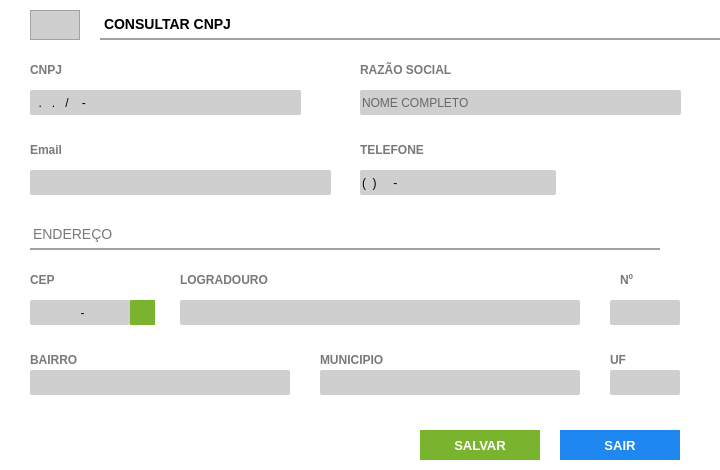
<?xml version="1.0" encoding="UTF-8"?>
<ui version="4.0">
 <class>Form_Consulta_Cnpj</class>
 <widget class="QFrame" name="Form_Consulta_Cnpj">
  <property name="windowModality">
   <enum>Qt::ApplicationModal</enum>
  </property>
  <property name="geometry">
   <rect>
    <x>0</x>
    <y>0</y>
    <width>720</width>
    <height>470</height>
   </rect>
  </property>
  <property name="minimumSize">
   <size>
    <width>720</width>
    <height>470</height>
   </size>
  </property>
  <property name="maximumSize">
   <size>
    <width>1000</width>
    <height>500</height>
   </size>
  </property>
  <property name="windowTitle">
   <string>LC INFORMÁTICA| CADASTRO CLIENTE</string>
  </property>
  <property name="windowIcon">
   <iconset>
    <normaloff>../../img/clientes.png</normaloff>../../img/clientes.png</iconset>
  </property>
  <property name="frameShape">
   <enum>QFrame::StyledPanel</enum>
  </property>
  <property name="frameShadow">
   <enum>QFrame::Raised</enum>
  </property>
  <widget class="QFrame" name="fr_FormClientes">
   <property name="geometry">
    <rect>
     <x>0</x>
     <y>0</y>
     <width>1000</width>
     <height>500</height>
    </rect>
   </property>
   <property name="styleSheet">
    <string notr="true">background: #FFF;
border: none</string>
   </property>
   <widget class="QLabel" name="lb_FormProdutos">
    <property name="geometry">
     <rect>
      <x>100</x>
      <y>10</y>
      <width>880</width>
      <height>30</height>
     </rect>
    </property>
    <property name="styleSheet">
     <string notr="true">QLabel{
font-size: 14px;
font-family: &quot;Arial&quot;;
font-weight: bold;

border-bottom: 2px solid #A2A2A2
}</string>
    </property>
    <property name="text">
     <string>CONSULTAR CNPJ</string>
    </property>
   </widget>
   <widget class="QLineEdit" name="tx_Id">
    <property name="enabled">
     <bool>false</bool>
    </property>
    <property name="geometry">
     <rect>
      <x>30</x>
      <y>10</y>
      <width>50</width>
      <height>30</height>
     </rect>
    </property>
    <property name="styleSheet">
     <string notr="true">QLineEdit{
background: #CFCFCF;
border: 1px solid #A2A2A2;
color: #000;
font-size: 14px;
font-family: &quot;Arial&quot;;
font-weight: bold;

}</string>
    </property>
    <property name="text">
     <string/>
    </property>
    <property name="alignment">
     <set>Qt::AlignCenter</set>
    </property>
   </widget>
   <widget class="QLabel" name="Lb_Razao_Social">
    <property name="geometry">
     <rect>
      <x>360</x>
      <y>60</y>
      <width>150</width>
      <height>20</height>
     </rect>
    </property>
    <property name="styleSheet">
     <string notr="true">QLabel{
font-size: 12px;
font-family: &quot;Arial Unicode MS&quot;;
font-weight: bold;
color: #797979
}</string>
    </property>
    <property name="text">
     <string>RAZÃO SOCIAL</string>
    </property>
   </widget>
   <widget class="QLineEdit" name="tx_Nome">
    <property name="geometry">
     <rect>
      <x>360</x>
      <y>90</y>
      <width>321</width>
      <height>25</height>
     </rect>
    </property>
    <property name="focusPolicy">
     <enum>Qt::WheelFocus</enum>
    </property>
    <property name="styleSheet">
     <string notr="true">QLineEdit{
background: #CFCFCF;
border-radius: 2px;
color: #000;
font: 13px &quot;Arial&quot; ;

}
QLineEdit:Focus {
border: 1px solid red;
}</string>
    </property>
    <property name="placeholderText">
     <string>NOME COMPLETO</string>
    </property>
   </widget>
   <widget class="QLabel" name="Lb_Cnpj">
    <property name="geometry">
     <rect>
      <x>30</x>
      <y>60</y>
      <width>190</width>
      <height>20</height>
     </rect>
    </property>
    <property name="styleSheet">
     <string notr="true">QLabel{
font-size: 12px;
font-family: &quot;Arial Unicode MS&quot;;
font-weight: bold;
color: #797979
}</string>
    </property>
    <property name="text">
     <string>CNPJ</string>
    </property>
   </widget>
   <widget class="QLabel" name="Lb_Edereco">
    <property name="geometry">
     <rect>
      <x>30</x>
      <y>220</y>
      <width>630</width>
      <height>30</height>
     </rect>
    </property>
    <property name="styleSheet">
     <string notr="true">QLabel{
font-size: 14px;
font-family: &quot;Arial&quot;;
font-weight: normal;

border-bottom: 2px solid #A2A2A2;
color: #797979
}</string>
    </property>
    <property name="text">
     <string>ENDEREÇO</string>
    </property>
   </widget>
   <widget class="QLineEdit" name="tx_Cep">
    <property name="geometry">
     <rect>
      <x>30</x>
      <y>300</y>
      <width>100</width>
      <height>25</height>
     </rect>
    </property>
    <property name="focusPolicy">
     <enum>Qt::WheelFocus</enum>
    </property>
    <property name="styleSheet">
     <string notr="true">QLineEdit{
background: #CFCFCF;
border-radius: 2px;
color: #000;
font: 13px &quot;Arial&quot; ;
text-transform: uppercase
}
QLineEdit:Focus {
border: 1px solid red;
}</string>
    </property>
    <property name="inputMask">
     <string>99999-999</string>
    </property>
    <property name="alignment">
     <set>Qt::AlignCenter</set>
    </property>
    <property name="placeholderText">
     <string>123456789</string>
    </property>
   </widget>
   <widget class="QLabel" name="Lb_Cep">
    <property name="geometry">
     <rect>
      <x>30</x>
      <y>270</y>
      <width>50</width>
      <height>20</height>
     </rect>
    </property>
    <property name="styleSheet">
     <string notr="true">QLabel{
font-size: 12px;
font-family: &quot;Arial Unicode MS&quot;;
font-weight: bold;
color: #797979
}</string>
    </property>
    <property name="text">
     <string>CEP</string>
    </property>
   </widget>
   <widget class="QFrame" name="fr_BotoesFormProdutos">
    <property name="geometry">
     <rect>
      <x>0</x>
      <y>470</y>
      <width>1000</width>
      <height>30</height>
     </rect>
    </property>
    <property name="styleSheet">
     <string notr="true">background:#E1DFE0;
border: none;</string>
    </property>
   </widget>
   <widget class="QLineEdit" name="Tx_Cnpj">
    <property name="geometry">
     <rect>
      <x>30</x>
      <y>90</y>
      <width>271</width>
      <height>25</height>
     </rect>
    </property>
    <property name="focusPolicy">
     <enum>Qt::WheelFocus</enum>
    </property>
    <property name="styleSheet">
     <string notr="true">QLineEdit{
background: #CFCFCF;
border-radius: 2px;
color: #000;
font: 13px &quot;Arial&quot; 
}
QLineEdit:Focus {
border: 1px solid red;
}</string>
    </property>
    <property name="inputMask">
     <string>00.000.000/0000-00</string>
    </property>
    <property name="text">
     <string>../-</string>
    </property>
    <property name="placeholderText">
     <string/>
    </property>
   </widget>
   <widget class="QLabel" name="Lb_Email">
    <property name="geometry">
     <rect>
      <x>30</x>
      <y>140</y>
      <width>190</width>
      <height>20</height>
     </rect>
    </property>
    <property name="styleSheet">
     <string notr="true">QLabel{
font-size: 12px;
font-family: &quot;Arial Unicode MS&quot;;
font-weight: bold;
color: #797979
}</string>
    </property>
    <property name="text">
     <string>Email</string>
    </property>
   </widget>
   <widget class="QLabel" name="Lb_Telefone">
    <property name="geometry">
     <rect>
      <x>360</x>
      <y>140</y>
      <width>190</width>
      <height>20</height>
     </rect>
    </property>
    <property name="styleSheet">
     <string notr="true">QLabel{
font-size: 12px;
font-family: &quot;Arial Unicode MS&quot;;
font-weight: bold;
color: #797979
}</string>
    </property>
    <property name="text">
     <string>TELEFONE</string>
    </property>
   </widget>
   <widget class="QLineEdit" name="tx_Email">
    <property name="geometry">
     <rect>
      <x>30</x>
      <y>170</y>
      <width>301</width>
      <height>25</height>
     </rect>
    </property>
    <property name="focusPolicy">
     <enum>Qt::WheelFocus</enum>
    </property>
    <property name="styleSheet">
     <string notr="true">QLineEdit{
background: #CFCFCF;
border-radius: 2px;
color: #000;
font: 13px &quot;Arial&quot; ;

}
QLineEdit:Focus {
border: 1px solid red;
}</string>
    </property>
    <property name="placeholderText">
     <string/>
    </property>
   </widget>
   <widget class="QLineEdit" name="tx_Telefone">
    <property name="geometry">
     <rect>
      <x>360</x>
      <y>170</y>
      <width>196</width>
      <height>25</height>
     </rect>
    </property>
    <property name="focusPolicy">
     <enum>Qt::WheelFocus</enum>
    </property>
    <property name="styleSheet">
     <string notr="true">QLineEdit{
background: #CFCFCF;
border-radius: 2px;
color: #000;
font: 13px &quot;Arial&quot; 
}
QLineEdit:Focus {
border: 1px solid red;
}</string>
    </property>
    <property name="inputMask">
     <string>(00) 0000-00000</string>
    </property>
    <property name="text">
     <string>() -</string>
    </property>
    <property name="maxLength">
     <number>15</number>
    </property>
    <property name="cursorPosition">
     <number>15</number>
    </property>
    <property name="placeholderText">
     <string/>
    </property>
   </widget>
   <widget class="QLabel" name="LB_Logradouro">
    <property name="geometry">
     <rect>
      <x>180</x>
      <y>270</y>
      <width>250</width>
      <height>20</height>
     </rect>
    </property>
    <property name="styleSheet">
     <string notr="true">QLabel{
font-size: 12px;
font-family: &quot;Arial Unicode MS&quot;;
font-weight: bold;
color: #797979
}</string>
    </property>
    <property name="text">
     <string>LOGRADOURO</string>
    </property>
   </widget>
   <widget class="QLineEdit" name="txLogradouro">
    <property name="geometry">
     <rect>
      <x>180</x>
      <y>300</y>
      <width>400</width>
      <height>25</height>
     </rect>
    </property>
    <property name="focusPolicy">
     <enum>Qt::WheelFocus</enum>
    </property>
    <property name="styleSheet">
     <string notr="true">QLineEdit{
background: #CFCFCF;
border-radius: 2px;
color: #000;
font: 13px &quot;Arial&quot; ;

}
QLineEdit:Focus {
border: 1px solid red;
}</string>
    </property>
    <property name="inputMask">
     <string/>
    </property>
    <property name="alignment">
     <set>Qt::AlignLeading|Qt::AlignLeft|Qt::AlignVCenter</set>
    </property>
    <property name="placeholderText">
     <string/>
    </property>
   </widget>
   <widget class="QLabel" name="Lb_Numero">
    <property name="geometry">
     <rect>
      <x>620</x>
      <y>270</y>
      <width>50</width>
      <height>20</height>
     </rect>
    </property>
    <property name="styleSheet">
     <string notr="true">QLabel{
font-size: 12px;
font-family: &quot;Arial Unicode MS&quot;;
font-weight: bold;
color: #797979
}</string>
    </property>
    <property name="text">
     <string>Nº</string>
    </property>
   </widget>
   <widget class="QLineEdit" name="tx_Numero">
    <property name="geometry">
     <rect>
      <x>610</x>
      <y>300</y>
      <width>70</width>
      <height>25</height>
     </rect>
    </property>
    <property name="focusPolicy">
     <enum>Qt::WheelFocus</enum>
    </property>
    <property name="styleSheet">
     <string notr="true">QLineEdit{
background: #CFCFCF;
border-radius: 2px;
color: #000;
font: 13px &quot;Arial&quot; ;

}
QLineEdit:Focus {
border: 1px solid red;
}</string>
    </property>
    <property name="inputMethodHints">
     <set>Qt::ImhNone</set>
    </property>
    <property name="inputMask">
     <string/>
    </property>
    <property name="alignment">
     <set>Qt::AlignLeading|Qt::AlignLeft|Qt::AlignVCenter</set>
    </property>
    <property name="placeholderText">
     <string/>
    </property>
   </widget>
   <widget class="QLineEdit" name="tx_Bairro">
    <property name="geometry">
     <rect>
      <x>30</x>
      <y>370</y>
      <width>260</width>
      <height>25</height>
     </rect>
    </property>
    <property name="focusPolicy">
     <enum>Qt::WheelFocus</enum>
    </property>
    <property name="styleSheet">
     <string notr="true">QLineEdit{
background: #CFCFCF;
border-radius: 2px;
color: #000;
font: 13px &quot;Arial&quot; ;

}
QLineEdit:Focus {
border: 1px solid red;
}</string>
    </property>
    <property name="inputMask">
     <string/>
    </property>
    <property name="alignment">
     <set>Qt::AlignLeading|Qt::AlignLeft|Qt::AlignVCenter</set>
    </property>
    <property name="placeholderText">
     <string/>
    </property>
   </widget>
   <widget class="QLabel" name="Lb_Bairro">
    <property name="geometry">
     <rect>
      <x>30</x>
      <y>350</y>
      <width>120</width>
      <height>20</height>
     </rect>
    </property>
    <property name="styleSheet">
     <string notr="true">QLabel{
font-size: 12px;
font-family: &quot;Arial Unicode MS&quot;;
font-weight: bold;
color: #797979
}</string>
    </property>
    <property name="text">
     <string>BAIRRO</string>
    </property>
   </widget>
   <widget class="QLineEdit" name="tx_municipio">
    <property name="geometry">
     <rect>
      <x>320</x>
      <y>370</y>
      <width>260</width>
      <height>25</height>
     </rect>
    </property>
    <property name="focusPolicy">
     <enum>Qt::WheelFocus</enum>
    </property>
    <property name="styleSheet">
     <string notr="true">QLineEdit{
background: #CFCFCF;
border-radius: 2px;
color: #000;
font: 13px &quot;Arial&quot; ;

}
QLineEdit:Focus {
border: 1px solid red;
}</string>
    </property>
    <property name="inputMask">
     <string/>
    </property>
    <property name="alignment">
     <set>Qt::AlignLeading|Qt::AlignLeft|Qt::AlignVCenter</set>
    </property>
    <property name="placeholderText">
     <string/>
    </property>
   </widget>
   <widget class="QLabel" name="Lb_Municipio">
    <property name="geometry">
     <rect>
      <x>320</x>
      <y>350</y>
      <width>120</width>
      <height>20</height>
     </rect>
    </property>
    <property name="styleSheet">
     <string notr="true">QLabel{
font-size: 12px;
font-family: &quot;Arial Unicode MS&quot;;
font-weight: bold;
color: #797979
}</string>
    </property>
    <property name="text">
     <string>MUNICIPIO</string>
    </property>
   </widget>
   <widget class="QLabel" name="Lb_Uf">
    <property name="geometry">
     <rect>
      <x>610</x>
      <y>350</y>
      <width>70</width>
      <height>20</height>
     </rect>
    </property>
    <property name="styleSheet">
     <string notr="true">QLabel{
font-size: 12px;
font-family: &quot;Arial Unicode MS&quot;;
font-weight: bold;
color: #797979
}</string>
    </property>
    <property name="text">
     <string>UF</string>
    </property>
   </widget>
   <widget class="QLineEdit" name="tx_Uf">
    <property name="geometry">
     <rect>
      <x>610</x>
      <y>370</y>
      <width>70</width>
      <height>25</height>
     </rect>
    </property>
    <property name="focusPolicy">
     <enum>Qt::WheelFocus</enum>
    </property>
    <property name="styleSheet">
     <string notr="true">QLineEdit{
background: #CFCFCF;
border-radius: 2px;
color: #000;
font: 13px &quot;Arial&quot; ;

}
QLineEdit:Focus {
border: 1px solid red;
}</string>
    </property>
    <property name="inputMask">
     <string/>
    </property>
    <property name="alignment">
     <set>Qt::AlignLeading|Qt::AlignLeft|Qt::AlignVCenter</set>
    </property>
    <property name="placeholderText">
     <string/>
    </property>
   </widget>
   <widget class="QPushButton" name="bt_BuscaCep_2">
    <property name="geometry">
     <rect>
      <x>130</x>
      <y>300</y>
      <width>25</width>
      <height>25</height>
     </rect>
    </property>
    <property name="font">
     <font>
      <family>Arial</family>
      <pointsize>16</pointsize>
      <weight>75</weight>
      <bold>true</bold>
     </font>
    </property>
    <property name="styleSheet">
     <string notr="true">QPushButton{
background: #7AB32E;
color: #FFF
}
QPushButton:hover{
background-color: #40a286
}</string>
    </property>
    <property name="text">
     <string/>
    </property>
   </widget>
   <widget class="QPushButton" name="Bt_Salvar">
    <property name="geometry">
     <rect>
      <x>420</x>
      <y>430</y>
      <width>120</width>
      <height>30</height>
     </rect>
    </property>
    <property name="font">
     <font>
      <family>Tahoma</family>
      <pointsize>10</pointsize>
      <weight>75</weight>
      <bold>true</bold>
     </font>
    </property>
    <property name="cursor">
     <cursorShape>PointingHandCursor</cursorShape>
    </property>
    <property name="focusPolicy">
     <enum>Qt::NoFocus</enum>
    </property>
    <property name="contextMenuPolicy">
     <enum>Qt::ActionsContextMenu</enum>
    </property>
    <property name="styleSheet">
     <string notr="true">QPushButton {
background-color: #7AB32E;
color: #FFF
 }
QPushButton:hover{
background-color: #40a286
}</string>
    </property>
    <property name="text">
     <string>SALVAR</string>
    </property>
    <property name="icon">
     <iconset>
      <normaloff>:/salvar/salvar.png</normaloff>:/salvar/salvar.png</iconset>
    </property>
    <property name="iconSize">
     <size>
      <width>50</width>
      <height>25</height>
     </size>
    </property>
   </widget>
   <widget class="QPushButton" name="Bt_Voltar">
    <property name="geometry">
     <rect>
      <x>560</x>
      <y>430</y>
      <width>120</width>
      <height>30</height>
     </rect>
    </property>
    <property name="font">
     <font>
      <family>Tahoma</family>
      <pointsize>10</pointsize>
      <weight>75</weight>
      <bold>true</bold>
     </font>
    </property>
    <property name="cursor">
     <cursorShape>PointingHandCursor</cursorShape>
    </property>
    <property name="focusPolicy">
     <enum>Qt::NoFocus</enum>
    </property>
    <property name="contextMenuPolicy">
     <enum>Qt::ActionsContextMenu</enum>
    </property>
    <property name="styleSheet">
     <string notr="true">QPushButton {
background-color: #1E87F0;
color: #FFF
 }
QPushButton:hover{
background-color: #40a286
}</string>
    </property>
    <property name="text">
     <string>SAIR</string>
    </property>
    <property name="icon">
     <iconset>
      <normaloff>:/sair/delete_delete_exit_1577.png</normaloff>:/sair/delete_delete_exit_1577.png</iconset>
    </property>
    <property name="iconSize">
     <size>
      <width>75</width>
      <height>25</height>
     </size>
    </property>
   </widget>
   <widget class="QPushButton" name="Bt_Consultar_Cnpj">
    <property name="geometry">
     <rect>
      <x>310</x>
      <y>88</y>
      <width>31</width>
      <height>25</height>
     </rect>
    </property>
    <property name="sizePolicy">
     <sizepolicy hsizetype="Preferred" vsizetype="Preferred">
      <horstretch>0</horstretch>
      <verstretch>0</verstretch>
     </sizepolicy>
    </property>
    <property name="minimumSize">
     <size>
      <width>0</width>
      <height>25</height>
     </size>
    </property>
    <property name="maximumSize">
     <size>
      <width>50</width>
      <height>16777215</height>
     </size>
    </property>
    <property name="toolTip">
     <string>Pesquisar</string>
    </property>
    <property name="styleSheet">
     <string notr="true">QPushButton {
border:none;
 }
QPushButton:hover{
background-color: rgb(255, 255, 255);

}</string>
    </property>
    <property name="text">
     <string/>
    </property>
    <property name="icon">
     <iconset>
      <normaloff>../../img/pesquisar.png</normaloff>../../img/pesquisar.png</iconset>
    </property>
    <property name="iconSize">
     <size>
      <width>21</width>
      <height>25</height>
     </size>
    </property>
   </widget>
  </widget>
 </widget>
 <tabstops>
  <tabstop>tx_Id</tabstop>
  <tabstop>Tx_Cnpj</tabstop>
  <tabstop>tx_Nome</tabstop>
  <tabstop>tx_Email</tabstop>
  <tabstop>tx_Telefone</tabstop>
  <tabstop>tx_Cep</tabstop>
  <tabstop>txLogradouro</tabstop>
  <tabstop>tx_Numero</tabstop>
  <tabstop>tx_Bairro</tabstop>
  <tabstop>tx_municipio</tabstop>
  <tabstop>tx_Uf</tabstop>
  <tabstop>bt_BuscaCep_2</tabstop>
 </tabstops>
 <resources>
  <include location="../Icones/icones.qrc"/>
 </resources>
 <connections/>
</ui>
